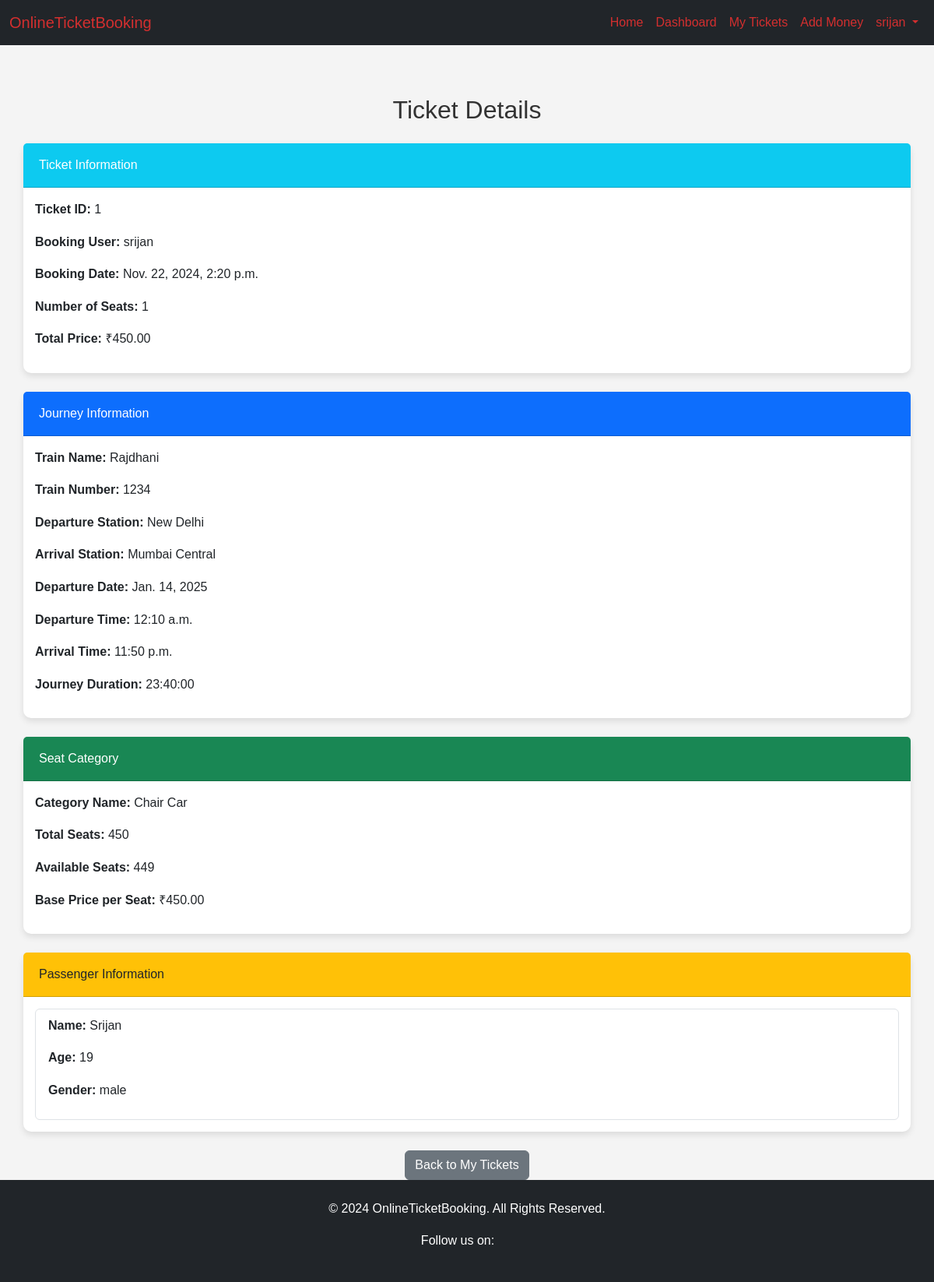
Page /ticket-detail/1/ (signed in) on the committed database.
### users/models.py (models this page shows)
class CustomUser(AbstractUser):
    USER_TYPE_CHOICES = (
        ("cutomer", "Customer"),
        ("railway_taff", "Railway Staff"),
        ("superadmin", "Super Admin"),
    )
    user_type = models.CharField(
        choices=USER_TYPE_CHOICES, max_length=255, default="customer"
    )

### railways/models.py (models this page shows, shortened)
class Ticket(models.Model):
    booking_user = models.ForeignKey(
        "users.CustomUser", on_delete=models.CASCADE, null=True, default=None
    )
    journey = models.ForeignKey(Journey, on_delete=models.CASCADE)
    journey_seat_category = models.ForeignKey(
        JourneySeatCategory, on_delete=models.CASCADE
    )
    passengers = models.ManyToManyField(Passenger)
    num_seats = models.IntegerField()
    price = models.DecimalField(max_digits=10, decimal_places=2)
    booking_date = models.DateTimeField(auto_now_add=True)

class Journey(models.Model):
    train = models.ForeignKey(Train, on_delete=models.CASCADE)
    departure_date = models.ForeignKey(
        Date, on_delete=models.CASCADE, related_name="departure_journeys", null=True
    )
    arrival_date = models.ForeignKey(
        Date,
        on_delete=models.CASCADE,
        related_name="arrival_journeys",
        null=True,
        blank=True,
    )
    booked_seats = models.IntegerField(default=0)
    total_seats = models.IntegerField(default=0)
    journey_seat_categories = models.ManyToManyField(
        "JourneySeatCategory", related_name="journeys"
    )
    available_seats = models.IntegerField(default=0)

class Train(models.Model):
    name = models.CharField(max_length=100)
    number = models.IntegerField(unique=True)
    departure_station = models.ForeignKey(
        Station, on_delete=models.CASCADE, related_name="departure_trains"
    )
    arrival_station = models.ForeignKey(
        Station, on_delete=models.CASCADE, related_name="arrival_trains"
    )
    departure_time = models.TimeField()
    arrival_time = models.TimeField()
    travel_days = models.IntegerField(default=0)
    running_days = models.ManyToManyField(Day)
    halts = models.ManyToManyField(Station, related_name="halts", through="HaltStation")
    seat_categories = models.ManyToManyField(SeatCategory, through="TrainSeatCategory")
    def calculate_journey_duration(self):
        departure_datetime = datetime.combine(datetime.today(), self.departure_time)
        arrival_datetime = datetime.combine(datetime.today(), self.arrival_time)
        if arrival_datetime < departure_datetime:
            arrival_datetime += timedelta(days=1)
        journey_duration = arrival_datetime - departure_datetime
        return journey_duration + timedelta(days=self.travel_days)

class Station(models.Model):
    name = models.CharField(max_length=100)
    code = models.CharField(max_length=10, unique=True)

class Date(models.Model):
    day = models.ForeignKey(Day, on_delete=models.CASCADE)
    date = models.DateField()

class JourneySeatCategory(models.Model):
    journey = models.ForeignKey(Journey, on_delete=models.CASCADE)
    seat_category = models.ForeignKey(SeatCategory, on_delete=models.CASCADE)
    total_seats = models.IntegerField()
    available_seats = models.IntegerField()
    base_price = models.DecimalField(max_digits=10, decimal_places=2)

class SeatCategory(models.Model):
    name = models.CharField(max_length=100)
    code = models.CharField(max_length=10, unique=True)

class Passenger(models.Model):
    GENDER_CHOICES = [
        ("male", "Male"),
        ("female", "Female"),
    ]
    name = models.CharField(max_length=100)
    age = models.IntegerField()
    gender = models.CharField(max_length=6, choices=GENDER_CHOICES)
    is_child = models.BooleanField(default=False)
    is_senior = models.BooleanField(default=False)

### dashboard/views.py (the view)
@login_required
def ticket_detail(request, ticket_id):
    ticket = get_object_or_404(Ticket, id=ticket_id, booking_user=request.user)
    return render(
        request,
        "dashboard/ticket_detail.html",
        {"ticket": ticket},
    )

### dashboard/templates/dashboard/ticket_detail.html
{% extends "dashboard/base.html" %}
{% block content %}
<div class="container mt-4">
    <h2 class="text-center mb-4">Ticket Details</h2>
    <div class="card mb-4">
        <div class="card-header bg-info text-white">Ticket Information</div>
        <div class="card-body">
            <p><strong>Ticket ID:</strong> {{ ticket.id }}</p>
            <p><strong>Booking User:</strong> {{ ticket.booking_user.username }}</p>
            <p><strong>Booking Date:</strong> {{ ticket.booking_date }}</p>
            <p><strong>Number of Seats:</strong> {{ ticket.num_seats }}</p>
            <p><strong>Total Price:</strong> ₹{{ ticket.price }}</p>
        </div>
    </div>
    <div class="card mb-4">
        <div class="card-header bg-primary text-white">Journey Information</div>
        <div class="card-body">
            <p><strong>Train Name:</strong> {{ ticket.journey.train.name }}</p>
            <p><strong>Train Number:</strong> {{ ticket.journey.train.number }}</p>
            <p><strong>Departure Station:</strong> {{ ticket.journey.train.departure_station.name }}</p>
            <p><strong>Arrival Station:</strong> {{ ticket.journey.train.arrival_station.name }}</p>
            <p><strong>Departure Date:</strong> {{ ticket.journey.departure_date.date }}</p>
            <p><strong>Departure Time:</strong> {{ ticket.journey.train.departure_time }}</p>
            <p><strong>Arrival Time:</strong> {{ ticket.journey.train.arrival_time }}</p>
            <p><strong>Journey Duration:</strong> {{ ticket.journey.train.calculate_journey_duration }}</p>
        </div>
    </div>
    <div class="card mb-4">
        <div class="card-header bg-success text-white">Seat Category</div>
        <div class="card-body">
            <p><strong>Category Name:</strong> {{ ticket.journey_seat_category.seat_category.name }}</p>
            <p><strong>Total Seats:</strong> {{ ticket.journey_seat_category.total_seats }}</p>
            <p><strong>Available Seats:</strong> {{ ticket.journey_seat_category.available_seats }}</p>
            <p><strong>Base Price per Seat:</strong> ₹{{ ticket.journey_seat_category.base_price }}</p>
        </div>
    </div>
    <div class="card mb-4">
        <div class="card-header bg-warning text-dark">Passenger Information</div>
        <div class="card-body">
            {% if ticket.passengers.all %}
                <ul class="list-group">
                    {% for passenger in ticket.passengers.all %}
                        <li class="list-group-item">
                            <p><strong>Name:</strong> {{ passenger.name }}</p>
                            <p><strong>Age:</strong> {{ passenger.age }}</p>
                            <p><strong>Gender:</strong> {{ passenger.gender }}</p>
                        </li>
                    {% endfor %}
                </ul>
            {% else %}
                <p>No passenger details available.</p>
            {% endif %}
        </div>
    </div>
    <div class="text-center">
        <a href="{% url 'my-tickets' %}" class="btn btn-secondary">Back to My Tickets</a>
    </div>
</div>
{% endblock %}

### dashboard/templates/dashboard/base.html (shortened to what this page needs)
{% load static %}
<!DOCTYPE html>
<html lang="en">
<head>
    <link href="https://cdn.jsdelivr.net/npm/bootstrap@5.3.0/dist/css/bootstrap.min.css" rel="stylesheet">
    <link rel="stylesheet" href="{% static 'css/styles.css' %}">
</head>
<body>
    <nav class="navbar navbar-expand-lg navbar-dark bg-dark">
        <div class="container-fluid">
            <a class="navbar-brand" href="{% url 'index' %}">OnlineTicketBooking</a>
            <div class="collapse navbar-collapse" id="navbarNav">
                <ul class="navbar-nav ms-auto">
                    <li class="nav-item">
                        <a class="nav-link {% if request.resolver_match.url_name == 'index' %}active{% endif %}" href="{% url 'index' %}">Home</a>
                    </li>
                    {% if user.is_authenticated %}
                        <li class="nav-item">
                            <a class="nav-link {% if request.resolver_match.url_name == 'user-dashboard' %}active{% endif %}" href="{% url 'user-dashboard' %}">Dashboard</a>
                        </li>
                        <li class="nav-item">
                            <a class="nav-link {% if request.resolver_match.url_name == 'my-tickets' %}active{% endif %}" href="{% url 'my-tickets' %}">My Tickets</a>
                        </li>
                        <li class="nav-item">
                            <a class="nav-link {% if request.resolver_match.url_name == 'add-money' %}active{% endif %}" href="{% url 'add-money' %}">Add Money</a>
                        </li>
                        <li class="nav-item dropdown">
                            <a class="nav-link dropdown-toggle" href="#" id="userDropdown" role="button" data-bs-toggle="dropdown" aria-expanded="false">
                                {{ user.username }}
                            </a>
                        </li>
                    {% else %}
                        <li class="nav-item">
                            <a class="nav-link {% if request.resolver_match.url_name == 'login' %}active{% endif %}" href="{% url 'login' %}">Login</a>
                        </li>
                    {% endif %}
                </ul>
            </div>
        </div>
    </nav>
    <div class="container main-content mt-4">
        {% block content %}{% endblock %}
    </div>
    <footer class="text-center bg-dark text-white py-4">
        <p>&copy; 2024 OnlineTicketBooking. All Rights Reserved.</p>
        <p>Follow us on:
        </p>
    </footer>
</body>
</html>

### static/css/styles.css (style rules this page uses)
body { font-family: 'Arial', sans-serif; background-color: #f4f4f4; color: #333; line-height: 1.6; }
.container { max-width: 1200px; margin-top: 20px; padding: 0 15px; }
.card { box-shadow: 0 4px 8px rgba(0, 0, 0, 0.1); border: none; border-radius: 10px; transition: transform 0.3s, box-shadow 0.3s; display: flex; flex-direction: column; height: 100%; background-color: #fff; }
.card-header { display: flex; justify-content: space-between; align-items: center; border-top-left-radius: 10px; border-top-right-radius: 10px; padding: 15px 20px; background-color: #d32f2f; color: #fff; }
.card-body { padding: 15px; flex-grow: 1; }
.navbar-dark { background-color: #212121; }
.navbar-brand, .nav-link { color: #d32f2f !important; }
footer { background-color: #212121; color: #bbb; padding: 15px 0; text-align: center; margin-top: auto; }
body { display: flex; flex-direction: column; min-height: 100vh; }
footer { margin-top: auto; }

### rows in the picture
CustomUser: username "srijan"
Ticket: id "1", booking_user.username "srijan", booking_date "Nov. 22, 2024, 2:20 p.m.", num_seats "1", price "450.00", journey.train.name "Rajdhani", journey.train.number "1234", journey.train.departure_station.name "New Delhi", journey.train.arrival_station.name "Mumbai Central", journey.departure_date "Jan. 14, 2025", journey.train.departure_time "12:10 a.m.", journey.train.arrival_time "11:50 p.m.", journey.train.calculate_journey_duration "23:40:00", journey_seat_category.seat_category.name "Chair Car", journey_seat_category.total_seats "450", journey_seat_category.available_seats "449", journey_seat_category.base_price "450.00"
Passenger: name "Srijan", age "19", gender "male"
